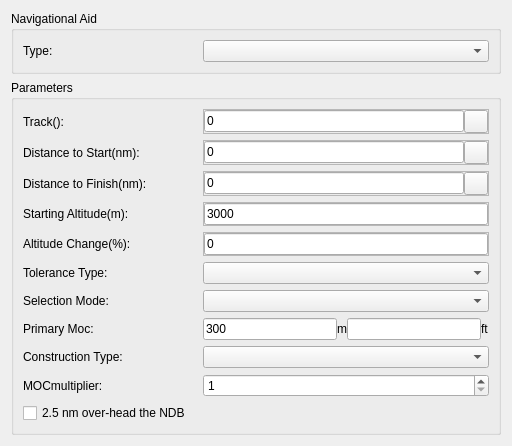
<?xml version="1.0" encoding="UTF-8"?>
<ui version="4.0">
 <class>Form</class>
 <widget class="QWidget" name="Form">
  <property name="geometry">
   <rect>
    <x>0</x>
    <y>0</y>
    <width>512</width>
    <height>434</height>
   </rect>
  </property>
  <property name="font">
   <font>
    <family>Arial</family>
    <weight>50</weight>
    <bold>false</bold>
   </font>
  </property>
  <property name="windowTitle">
   <string>Form</string>
  </property>
  <layout class="QVBoxLayout" name="verticalLayout">
   <item>
    <widget class="QGroupBox" name="gbNavAid">
     <property name="sizePolicy">
      <sizepolicy hsizetype="Preferred" vsizetype="Fixed">
       <horstretch>0</horstretch>
       <verstretch>0</verstretch>
      </sizepolicy>
     </property>
     <property name="title">
      <string>Navigational Aid</string>
     </property>
     <layout class="QVBoxLayout" name="vl_gbNavAid">
      <item>
       <widget class="QFrame" name="frameNavAidType">
        <property name="sizePolicy">
         <sizepolicy hsizetype="Preferred" vsizetype="Fixed">
          <horstretch>0</horstretch>
          <verstretch>0</verstretch>
         </sizepolicy>
        </property>
        <property name="frameShape">
         <enum>QFrame::NoFrame</enum>
        </property>
        <property name="frameShadow">
         <enum>QFrame::Raised</enum>
        </property>
        <layout class="QHBoxLayout" name="hlNavAidType">
         <property name="spacing">
          <number>0</number>
         </property>
         <property name="margin">
          <number>0</number>
         </property>
         <item>
          <widget class="QLabel" name="label_67">
           <property name="minimumSize">
            <size>
             <width>180</width>
             <height>0</height>
            </size>
           </property>
           <property name="maximumSize">
            <size>
             <width>180</width>
             <height>16777215</height>
            </size>
           </property>
           <property name="font">
            <font>
             <weight>50</weight>
             <bold>false</bold>
            </font>
           </property>
           <property name="text">
            <string>Type:</string>
           </property>
          </widget>
         </item>
         <item>
          <widget class="QComboBox" name="cmbNavAidType">
           <property name="sizePolicy">
            <sizepolicy hsizetype="Expanding" vsizetype="Fixed">
             <horstretch>0</horstretch>
             <verstretch>0</verstretch>
            </sizepolicy>
           </property>
           <property name="minimumSize">
            <size>
             <width>66</width>
             <height>0</height>
            </size>
           </property>
           <property name="font">
            <font>
             <weight>50</weight>
             <bold>false</bold>
            </font>
           </property>
           <property name="contextMenuPolicy">
            <enum>Qt::DefaultContextMenu</enum>
           </property>
          </widget>
         </item>
        </layout>
       </widget>
      </item>
     </layout>
    </widget>
   </item>
   <item>
    <widget class="QGroupBox" name="gbParameters">
     <property name="font">
      <font>
       <family>Arial</family>
       <weight>50</weight>
       <bold>false</bold>
      </font>
     </property>
     <property name="title">
      <string>Parameters</string>
     </property>
     <layout class="QVBoxLayout" name="vl_gbParameters">
      <item>
       <widget class="QFrame" name="frameTrackRadial">
        <property name="frameShape">
         <enum>QFrame::NoFrame</enum>
        </property>
        <property name="frameShadow">
         <enum>QFrame::Raised</enum>
        </property>
        <layout class="QHBoxLayout" name="hlTrackRadial">
         <property name="spacing">
          <number>0</number>
         </property>
         <property name="margin">
          <number>0</number>
         </property>
         <item>
          <widget class="QLabel" name="label_74">
           <property name="minimumSize">
            <size>
             <width>180</width>
             <height>0</height>
            </size>
           </property>
           <property name="maximumSize">
            <size>
             <width>180</width>
             <height>16777215</height>
            </size>
           </property>
           <property name="font">
            <font>
             <weight>50</weight>
             <bold>false</bold>
            </font>
           </property>
           <property name="text">
            <string>Track():</string>
           </property>
          </widget>
         </item>
         <item>
          <widget class="QFrame" name="frame_APV_9">
           <property name="frameShape">
            <enum>QFrame::StyledPanel</enum>
           </property>
           <property name="frameShadow">
            <enum>QFrame::Raised</enum>
           </property>
           <layout class="QHBoxLayout" name="horizontalLayout_13">
            <property name="spacing">
             <number>0</number>
            </property>
            <property name="margin">
             <number>0</number>
            </property>
            <item>
             <widget class="QLineEdit" name="txtTrackRadial">
              <property name="enabled">
               <bool>true</bool>
              </property>
              <property name="font">
               <font>
                <weight>50</weight>
                <bold>false</bold>
               </font>
              </property>
              <property name="text">
               <string>0</string>
              </property>
             </widget>
            </item>
            <item>
             <widget class="QToolButton" name="btnCaptureTrackRadial">
              <property name="text">
               <string/>
              </property>
              <property name="icon">
               <iconset>
                <normaloff>:/gnss_item/coordinate_capture.png</normaloff>:/gnss_item/coordinate_capture.png</iconset>
              </property>
             </widget>
            </item>
           </layout>
          </widget>
         </item>
        </layout>
       </widget>
      </item>
      <item>
       <widget class="QFrame" name="frameDistStart">
        <property name="frameShape">
         <enum>QFrame::NoFrame</enum>
        </property>
        <property name="frameShadow">
         <enum>QFrame::Raised</enum>
        </property>
        <layout class="QHBoxLayout" name="hlDistStart">
         <property name="spacing">
          <number>0</number>
         </property>
         <property name="margin">
          <number>0</number>
         </property>
         <item>
          <widget class="QLabel" name="label_75">
           <property name="minimumSize">
            <size>
             <width>180</width>
             <height>0</height>
            </size>
           </property>
           <property name="maximumSize">
            <size>
             <width>180</width>
             <height>16777215</height>
            </size>
           </property>
           <property name="font">
            <font>
             <weight>50</weight>
             <bold>false</bold>
            </font>
           </property>
           <property name="text">
            <string>Distance to Start(nm):</string>
           </property>
          </widget>
         </item>
         <item>
          <widget class="QFrame" name="frame_APV_10">
           <property name="frameShape">
            <enum>QFrame::StyledPanel</enum>
           </property>
           <property name="frameShadow">
            <enum>QFrame::Raised</enum>
           </property>
           <layout class="QHBoxLayout" name="horizontalLayout_14">
            <property name="spacing">
             <number>0</number>
            </property>
            <property name="margin">
             <number>0</number>
            </property>
            <item>
             <widget class="QLineEdit" name="txtDistStart">
              <property name="enabled">
               <bool>true</bool>
              </property>
              <property name="font">
               <font>
                <weight>50</weight>
                <bold>false</bold>
               </font>
              </property>
              <property name="text">
               <string>0</string>
              </property>
             </widget>
            </item>
            <item>
             <widget class="QToolButton" name="btnCaptureDistStart">
              <property name="text">
               <string/>
              </property>
              <property name="icon">
               <iconset>
                <normaloff>:/gnss_item/coordinate_capture.png</normaloff>:/gnss_item/coordinate_capture.png</iconset>
              </property>
             </widget>
            </item>
           </layout>
          </widget>
         </item>
        </layout>
       </widget>
      </item>
      <item>
       <widget class="QFrame" name="frameDistFinish">
        <property name="frameShape">
         <enum>QFrame::NoFrame</enum>
        </property>
        <property name="frameShadow">
         <enum>QFrame::Raised</enum>
        </property>
        <layout class="QHBoxLayout" name="hlDistFinish">
         <property name="spacing">
          <number>0</number>
         </property>
         <property name="margin">
          <number>0</number>
         </property>
         <item>
          <widget class="QLabel" name="label_76">
           <property name="minimumSize">
            <size>
             <width>180</width>
             <height>0</height>
            </size>
           </property>
           <property name="maximumSize">
            <size>
             <width>180</width>
             <height>16777215</height>
            </size>
           </property>
           <property name="font">
            <font>
             <weight>50</weight>
             <bold>false</bold>
            </font>
           </property>
           <property name="text">
            <string>Distance to Finish(nm):</string>
           </property>
          </widget>
         </item>
         <item>
          <widget class="QFrame" name="frame_APV_11">
           <property name="frameShape">
            <enum>QFrame::StyledPanel</enum>
           </property>
           <property name="frameShadow">
            <enum>QFrame::Raised</enum>
           </property>
           <layout class="QHBoxLayout" name="horizontalLayout_15">
            <property name="spacing">
             <number>0</number>
            </property>
            <property name="margin">
             <number>0</number>
            </property>
            <item>
             <widget class="QLineEdit" name="txtDistFinish">
              <property name="enabled">
               <bool>true</bool>
              </property>
              <property name="font">
               <font>
                <weight>50</weight>
                <bold>false</bold>
               </font>
              </property>
              <property name="text">
               <string>0</string>
              </property>
             </widget>
            </item>
            <item>
             <widget class="QToolButton" name="btnCaptureDistFinish">
              <property name="text">
               <string/>
              </property>
              <property name="icon">
               <iconset>
                <normaloff>:/gnss_item/coordinate_capture.png</normaloff>:/gnss_item/coordinate_capture.png</iconset>
              </property>
             </widget>
            </item>
           </layout>
          </widget>
         </item>
        </layout>
       </widget>
      </item>
      <item>
       <widget class="QFrame" name="frameStartAltitude">
        <property name="frameShape">
         <enum>QFrame::NoFrame</enum>
        </property>
        <property name="frameShadow">
         <enum>QFrame::Raised</enum>
        </property>
        <layout class="QHBoxLayout" name="hlStartAltitude">
         <property name="spacing">
          <number>0</number>
         </property>
         <property name="margin">
          <number>0</number>
         </property>
         <item>
          <widget class="QLabel" name="label_79">
           <property name="minimumSize">
            <size>
             <width>180</width>
             <height>0</height>
            </size>
           </property>
           <property name="maximumSize">
            <size>
             <width>180</width>
             <height>16777215</height>
            </size>
           </property>
           <property name="font">
            <font>
             <weight>50</weight>
             <bold>false</bold>
            </font>
           </property>
           <property name="text">
            <string>Starting Altitude(m):</string>
           </property>
          </widget>
         </item>
         <item>
          <widget class="QFrame" name="frame_APV_14">
           <property name="frameShape">
            <enum>QFrame::StyledPanel</enum>
           </property>
           <property name="frameShadow">
            <enum>QFrame::Raised</enum>
           </property>
           <layout class="QHBoxLayout" name="horizontalLayout_18">
            <property name="spacing">
             <number>0</number>
            </property>
            <property name="margin">
             <number>0</number>
            </property>
            <item>
             <widget class="QLineEdit" name="txtStartAltitude">
              <property name="enabled">
               <bool>true</bool>
              </property>
              <property name="font">
               <font>
                <weight>50</weight>
                <bold>false</bold>
               </font>
              </property>
              <property name="text">
               <string>3000</string>
              </property>
             </widget>
            </item>
           </layout>
          </widget>
         </item>
        </layout>
       </widget>
      </item>
      <item>
       <widget class="QFrame" name="frameAltitudeChange">
        <property name="frameShape">
         <enum>QFrame::NoFrame</enum>
        </property>
        <property name="frameShadow">
         <enum>QFrame::Raised</enum>
        </property>
        <layout class="QHBoxLayout" name="hlAltitudeChange">
         <property name="spacing">
          <number>0</number>
         </property>
         <property name="margin">
          <number>0</number>
         </property>
         <item>
          <widget class="QLabel" name="label_77">
           <property name="minimumSize">
            <size>
             <width>180</width>
             <height>0</height>
            </size>
           </property>
           <property name="maximumSize">
            <size>
             <width>180</width>
             <height>16777215</height>
            </size>
           </property>
           <property name="font">
            <font>
             <weight>50</weight>
             <bold>false</bold>
            </font>
           </property>
           <property name="text">
            <string>Altitude Change(%):</string>
           </property>
          </widget>
         </item>
         <item>
          <widget class="QFrame" name="frame_APV_12">
           <property name="frameShape">
            <enum>QFrame::StyledPanel</enum>
           </property>
           <property name="frameShadow">
            <enum>QFrame::Raised</enum>
           </property>
           <layout class="QHBoxLayout" name="horizontalLayout_16">
            <property name="spacing">
             <number>0</number>
            </property>
            <property name="margin">
             <number>0</number>
            </property>
            <item>
             <widget class="QLineEdit" name="txtAltitudeChange">
              <property name="enabled">
               <bool>true</bool>
              </property>
              <property name="font">
               <font>
                <weight>50</weight>
                <bold>false</bold>
               </font>
              </property>
              <property name="text">
               <string>0</string>
              </property>
             </widget>
            </item>
           </layout>
          </widget>
         </item>
        </layout>
       </widget>
      </item>
      <item>
       <widget class="QFrame" name="frameToleranceType">
        <property name="frameShape">
         <enum>QFrame::NoFrame</enum>
        </property>
        <property name="frameShadow">
         <enum>QFrame::Raised</enum>
        </property>
        <layout class="QHBoxLayout" name="hlToleranceType">
         <property name="spacing">
          <number>0</number>
         </property>
         <property name="margin">
          <number>0</number>
         </property>
         <item>
          <widget class="QLabel" name="label_66">
           <property name="minimumSize">
            <size>
             <width>180</width>
             <height>0</height>
            </size>
           </property>
           <property name="maximumSize">
            <size>
             <width>180</width>
             <height>16777215</height>
            </size>
           </property>
           <property name="font">
            <font>
             <weight>50</weight>
             <bold>false</bold>
            </font>
           </property>
           <property name="text">
            <string>Tolerance Type:</string>
           </property>
          </widget>
         </item>
         <item>
          <widget class="QComboBox" name="cmbToleranceType">
           <property name="sizePolicy">
            <sizepolicy hsizetype="Expanding" vsizetype="Fixed">
             <horstretch>0</horstretch>
             <verstretch>0</verstretch>
            </sizepolicy>
           </property>
           <property name="minimumSize">
            <size>
             <width>66</width>
             <height>0</height>
            </size>
           </property>
           <property name="font">
            <font>
             <weight>50</weight>
             <bold>false</bold>
            </font>
           </property>
           <property name="contextMenuPolicy">
            <enum>Qt::DefaultContextMenu</enum>
           </property>
          </widget>
         </item>
        </layout>
       </widget>
      </item>
      <item>
       <widget class="QFrame" name="frameSelectionMode">
        <property name="frameShape">
         <enum>QFrame::NoFrame</enum>
        </property>
        <property name="frameShadow">
         <enum>QFrame::Raised</enum>
        </property>
        <layout class="QHBoxLayout" name="hLayoutSelectionMode">
         <property name="spacing">
          <number>0</number>
         </property>
         <property name="margin">
          <number>0</number>
         </property>
         <item>
          <widget class="QLabel" name="label_68">
           <property name="minimumSize">
            <size>
             <width>180</width>
             <height>0</height>
            </size>
           </property>
           <property name="maximumSize">
            <size>
             <width>180</width>
             <height>16777215</height>
            </size>
           </property>
           <property name="font">
            <font>
             <weight>50</weight>
             <bold>false</bold>
            </font>
           </property>
           <property name="text">
            <string>Selection Mode:</string>
           </property>
          </widget>
         </item>
         <item>
          <widget class="QComboBox" name="cmbSelectionMode">
           <property name="sizePolicy">
            <sizepolicy hsizetype="Expanding" vsizetype="Fixed">
             <horstretch>0</horstretch>
             <verstretch>0</verstretch>
            </sizepolicy>
           </property>
           <property name="minimumSize">
            <size>
             <width>72</width>
             <height>0</height>
            </size>
           </property>
           <property name="font">
            <font>
             <weight>50</weight>
             <bold>false</bold>
            </font>
           </property>
          </widget>
         </item>
        </layout>
       </widget>
      </item>
      <item>
       <widget class="QFrame" name="framePrimaryMoc">
        <property name="frameShape">
         <enum>QFrame::NoFrame</enum>
        </property>
        <property name="frameShadow">
         <enum>QFrame::Raised</enum>
        </property>
        <layout class="QHBoxLayout" name="hLayoutPrimaryMoc">
         <property name="spacing">
          <number>0</number>
         </property>
         <property name="margin">
          <number>0</number>
         </property>
         <item>
          <widget class="QLabel" name="label_70">
           <property name="minimumSize">
            <size>
             <width>180</width>
             <height>0</height>
            </size>
           </property>
           <property name="maximumSize">
            <size>
             <width>180</width>
             <height>16777215</height>
            </size>
           </property>
           <property name="font">
            <font>
             <weight>50</weight>
             <bold>false</bold>
            </font>
           </property>
           <property name="text">
            <string>Primary Moc:</string>
           </property>
          </widget>
         </item>
         <item>
          <widget class="QLineEdit" name="txtPrimaryMOC">
           <property name="minimumSize">
            <size>
             <width>72</width>
             <height>0</height>
            </size>
           </property>
           <property name="font">
            <font>
             <weight>50</weight>
             <bold>false</bold>
            </font>
           </property>
           <property name="text">
            <string>300</string>
           </property>
          </widget>
         </item>
         <item>
          <widget class="QLabel" name="label_6">
           <property name="text">
            <string>m</string>
           </property>
          </widget>
         </item>
         <item>
          <widget class="QLineEdit" name="txtPrimaryMOCFt">
           <property name="font">
            <font>
             <weight>50</weight>
             <bold>false</bold>
            </font>
           </property>
           <property name="text">
            <string/>
           </property>
          </widget>
         </item>
         <item>
          <widget class="QLabel" name="labelMocFt">
           <property name="text">
            <string>ft</string>
           </property>
          </widget>
         </item>
        </layout>
       </widget>
      </item>
      <item>
       <widget class="QFrame" name="frameConstructionType">
        <property name="frameShape">
         <enum>QFrame::NoFrame</enum>
        </property>
        <property name="frameShadow">
         <enum>QFrame::Raised</enum>
        </property>
        <layout class="QHBoxLayout" name="hlConstructionType">
         <property name="spacing">
          <number>0</number>
         </property>
         <property name="margin">
          <number>0</number>
         </property>
         <item>
          <widget class="QLabel" name="label_69">
           <property name="minimumSize">
            <size>
             <width>180</width>
             <height>0</height>
            </size>
           </property>
           <property name="maximumSize">
            <size>
             <width>180</width>
             <height>16777215</height>
            </size>
           </property>
           <property name="font">
            <font>
             <weight>50</weight>
             <bold>false</bold>
            </font>
           </property>
           <property name="text">
            <string>Construction Type:</string>
           </property>
          </widget>
         </item>
         <item>
          <widget class="QComboBox" name="cmbConstructionType">
           <property name="sizePolicy">
            <sizepolicy hsizetype="Expanding" vsizetype="Fixed">
             <horstretch>0</horstretch>
             <verstretch>0</verstretch>
            </sizepolicy>
           </property>
           <property name="minimumSize">
            <size>
             <width>66</width>
             <height>0</height>
            </size>
           </property>
           <property name="font">
            <font>
             <weight>50</weight>
             <bold>false</bold>
            </font>
           </property>
           <property name="contextMenuPolicy">
            <enum>Qt::DefaultContextMenu</enum>
           </property>
          </widget>
         </item>
        </layout>
       </widget>
      </item>
      <item>
       <widget class="QFrame" name="frameMOCmultipiler">
        <property name="frameShape">
         <enum>QFrame::NoFrame</enum>
        </property>
        <property name="frameShadow">
         <enum>QFrame::Raised</enum>
        </property>
        <layout class="QHBoxLayout" name="horizontalLayout_76">
         <property name="spacing">
          <number>0</number>
         </property>
         <property name="margin">
          <number>0</number>
         </property>
         <item>
          <widget class="QLabel" name="label_84">
           <property name="minimumSize">
            <size>
             <width>180</width>
             <height>0</height>
            </size>
           </property>
           <property name="maximumSize">
            <size>
             <width>180</width>
             <height>16777215</height>
            </size>
           </property>
           <property name="font">
            <font>
             <weight>50</weight>
             <bold>false</bold>
            </font>
           </property>
           <property name="text">
            <string>MOCmultiplier:</string>
           </property>
          </widget>
         </item>
         <item>
          <widget class="QSpinBox" name="mocSpinBox">
           <property name="enabled">
            <bool>true</bool>
           </property>
           <property name="sizePolicy">
            <sizepolicy hsizetype="Expanding" vsizetype="Fixed">
             <horstretch>0</horstretch>
             <verstretch>0</verstretch>
            </sizepolicy>
           </property>
           <property name="minimumSize">
            <size>
             <width>66</width>
             <height>0</height>
            </size>
           </property>
           <property name="minimum">
            <number>1</number>
           </property>
          </widget>
         </item>
        </layout>
       </widget>
      </item>
      <item>
       <widget class="QCheckBox" name="chbOverhead">
        <property name="font">
         <font>
          <weight>50</weight>
          <bold>false</bold>
         </font>
        </property>
        <property name="text">
         <string>2.5 nm over-head the NDB</string>
        </property>
       </widget>
      </item>
     </layout>
    </widget>
   </item>
  </layout>
 </widget>
 <resources/>
 <connections/>
</ui>
